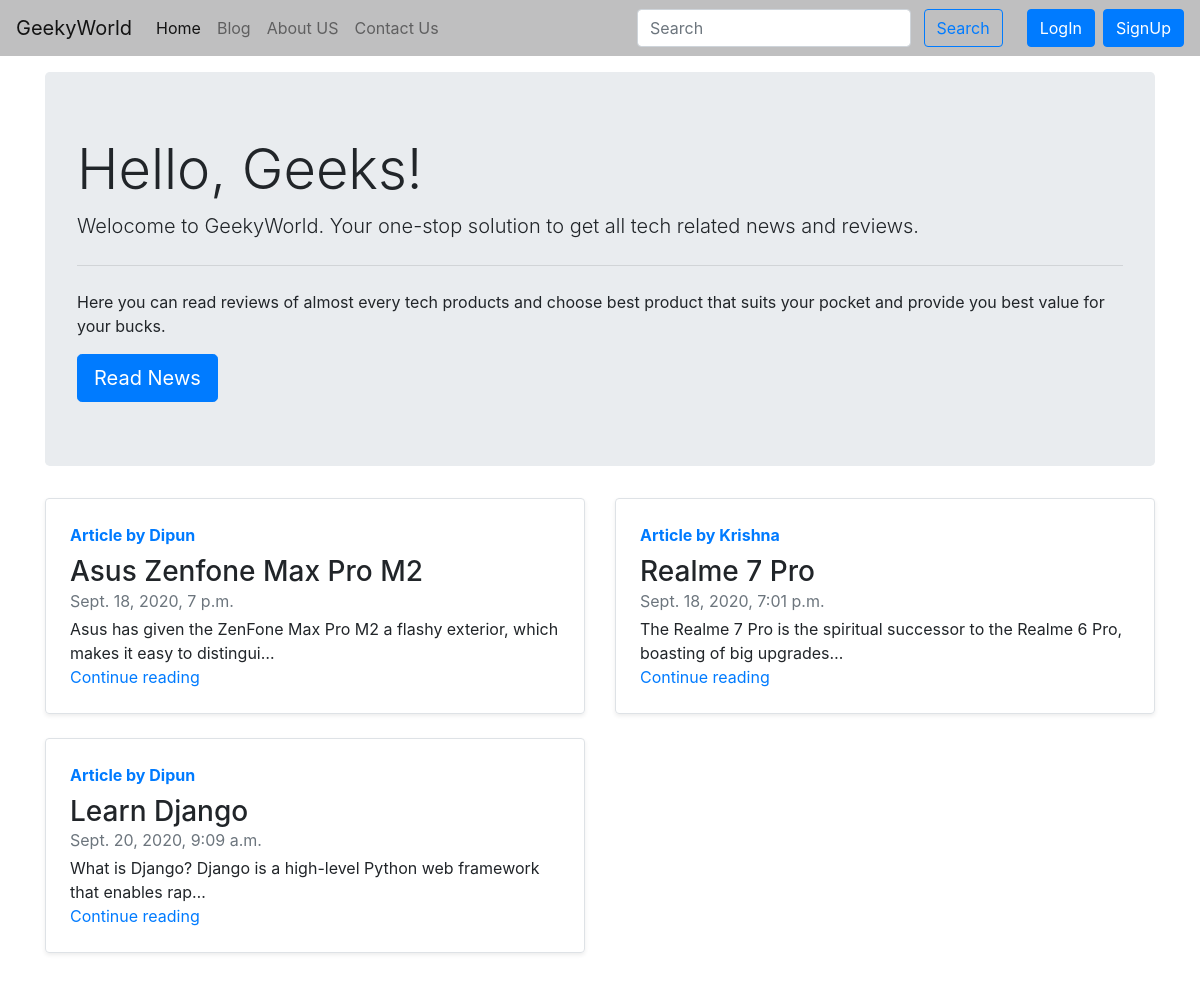
Before: / with the older database file.
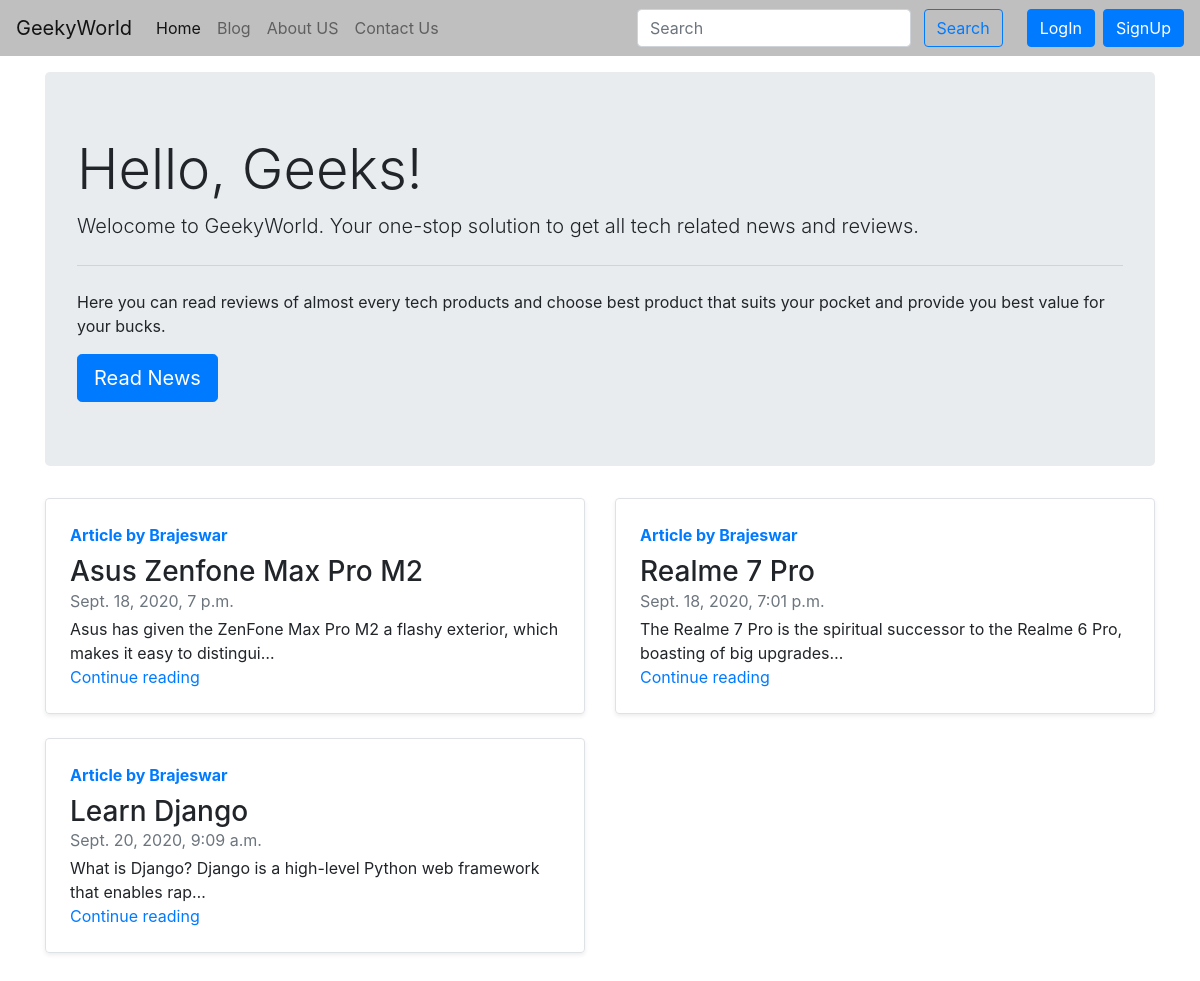
After: the same page with the newer database file.
### blog/models.py (models this page shows, shortened)
class Post(models.Model):
    sno = models.AutoField(primary_key=True)
    title = models.CharField(max_length=100)
    content = models.TextField()
    author = models.CharField(max_length=100)
    slug = models.CharField(max_length=130)
    timeStamp = models.DateTimeField(blank=True)

### home/views.py (the view)
# urls.py: 2. Add a URL to urlpatterns:  path('', views.home, name='home')
def home(request):
    allPost = Post.objects.all()
    context = {'allPost':allPost}
    return render(request, 'home/home.html', context)

### templates/home/home.html (shortened to what this page needs)
{% extends 'base.html' %}
{% block homeactive %} active {% endblock homeactive %}
{% block body %}
<div class="container my-3">
    <div class="jumbotron">
        <h1 class="display-4">Hello, Geeks!</h1>
        <p class="lead">Welocome to GeekyWorld. Your one-stop solution to get all tech related news and reviews.</p>
        <hr class="my-4">
        <p>Here you can read reviews of almost every tech products and choose best product that suits your pocket and provide you best value for your bucks.</p>
        <a class="btn btn-primary btn-lg" href="/blog" role="button">Read News</a>
    </div>
    <div class="row mb-2">
        {% for post in allPost %}
        <div class="col-md-6">
            <div class="row no-gutters border rounded overflow-hidden flex-md-row mb-4 shadow-sm h-md-250 position-relative">
                <div class="col p-4 d-flex flex-column position-static">
                    <strong class="d-inline-block mb-2 text-primary">Article by {{post.author}}</strong>
                    <h3 class="mb-0">{{post.title|striptags}}</h3>
                    <div class="mb-1 text-muted">{{post.timeStamp}}</div>
                    <p class="card-text mb-auto">{{post.content|truncatechars:90|striptags}}</p>
                    <a href="/blog/{{post.slug}}" class="stretched-link">Continue reading</a>
                </div>
            </div>
        </div>
        {% endfor %}
    </div>
</div>
{% endblock body %}

### templates/base.html (shortened to what this page needs)
<!doctype html>
<html lang="en">
<head>
  <link rel="stylesheet" href="https://stackpath.bootstrapcdn.com/bootstrap/4.4.1/css/bootstrap.min.css"
>
</head>
<body>
  <nav class="navbar navbar-expand-lg navbar-light" style="background-color: #43424456;">
    <a class="navbar-brand" href="/">GeekyWorld</a>
    <div class="collapse navbar-collapse" id="navbarSupportedContent">
      <ul class="navbar-nav mr-auto">
        <li class="nav-item {% block homeactive %} {% endblock homeactive %}">
          <a class="nav-link" href="/">Home <span class="sr-only">(current)</span></a>
        </li>
        <li class="nav-item {% block blogactive %} {% endblock blogactive %}">
          <a class="nav-link" href="/blog">Blog</a>
        </li>
        <li class="nav-item {% block aboutactive %} {% endblock aboutactive %}">
          <a class="nav-link" href="/about">About US</a>
        </li>
        <li class="nav-item {% block contactactive %} {% endblock contactactive %}">
          <a class="nav-link" href="/contact">Contact Us</a>
        </li>
      </ul>
      <div class="ml-auto form-inline">
      <form method="GET" class="my-2 my-lg-0 mx-3" action="/search">
        <input class="form-control mr-sm-2" type="search" placeholder="Search" name="query" id="query"
          aria-label="Search">
        <button class="btn btn-outline-primary my-2 my-sm-0" type="submit">Search</button>
      </form>
      {% if user.is_authenticated %}
      <ul class="navbar-nav mr-2">
      <li class="nav-item dropdown">
        <a class="nav-link dropdown-toggle" href="#" id="navbarDropdown" role="button" data-toggle="dropdown" aria-haspopup="true" aria-expanded="false">
          Welcome {{user.first_name}}
        </a>
        <div class="dropdown-menu" aria-labelledby="navbarDropdown">
          <a class="dropdown-item" href="/logout">Logout</a>
        </div>
      </li>
      </ul>
        {% else %}
       <button type="button" class="btn btn-primary mx-2" data-toggle="modal" data-target="#loginModal">
        LogIn
      </button>
      <button type="button" class="btn btn-primary" data-toggle="modal" data-target="#signupModal">
        SignUp
      </button>
      {% endif %}
      </div>
    </div>
  </nav>
  {% block body %}
  {% endblock body %}
</body>
</html>

Changed rows visible on the page:
changed Post "Asus Zenfone Max Pro M2": author "Dipun" → "Brajeswar"
changed Post "Realme 7 Pro": author "Krishna" → "Brajeswar"
changed Post "Learn Django": author "Dipun" → "Brajeswar"
